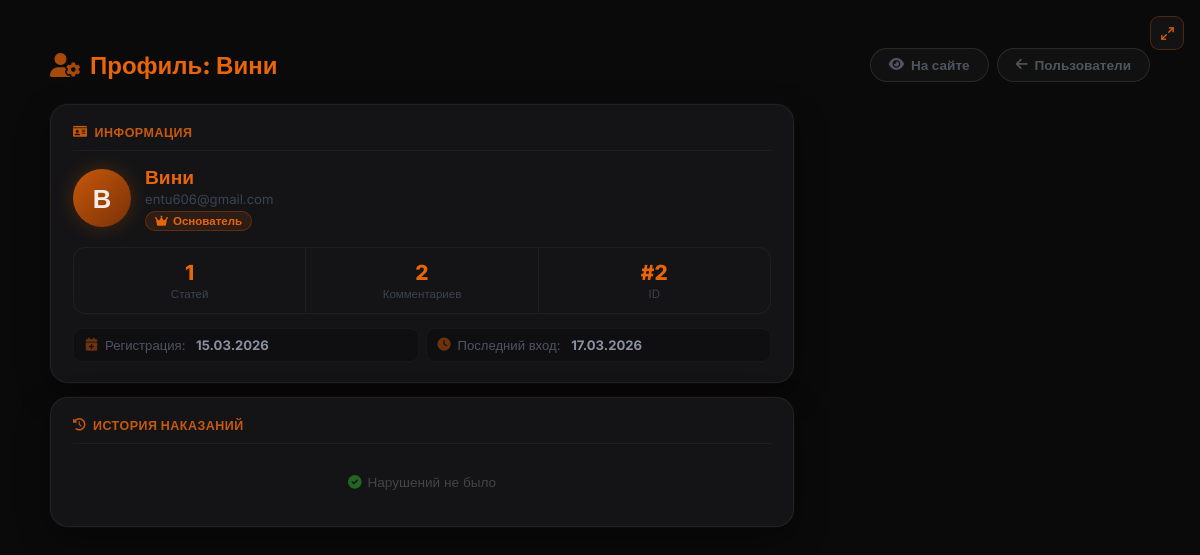
/admin/user/2 (signed in), run on an earlier commit of the app's database.
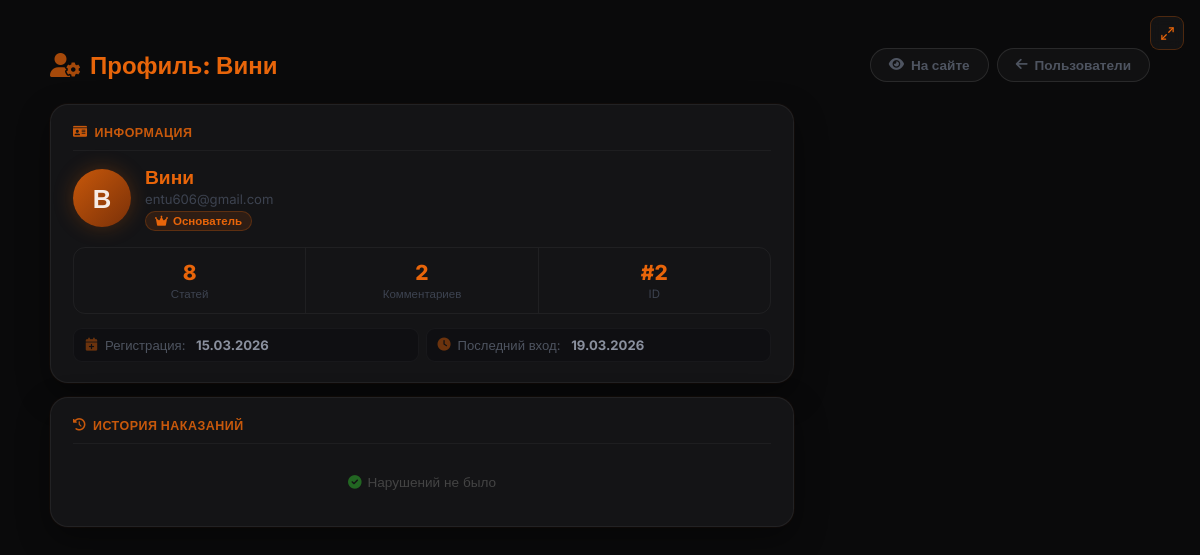
And on a later commit of the database.
### models.py (models this page shows, shortened)
class User(db.Model, UserMixin):
    __tablename__ = 'users'
    id             = db.Column(db.Integer, primary_key=True)
    username       = db.Column(db.String(80),  unique=True, nullable=False)
    email          = db.Column(db.String(120), unique=True, nullable=False)
    password_hash  = db.Column(db.String(256), nullable=False)
    role           = db.Column(db.Integer, default=0)
    created_at     = db.Column(db.DateTime, default=datetime.utcnow)   # дата регистрации
    last_seen      = db.Column(db.DateTime, default=datetime.utcnow)
    banned_until   = db.Column(db.DateTime, nullable=True)
    ban_reason     = db.Column(db.String(500), nullable=True)
    banned_by_id   = db.Column(db.Integer, db.ForeignKey('users.id'), nullable=True)
    recovery_key   = db.Column(db.String(256), nullable=True)
    avatar         = db.Column(db.String(300), nullable=True)
    terms_agreed   = db.Column(db.Boolean, default=False)
    privacy_agreed = db.Column(db.Boolean, default=False)
    articles       = db.relationship('Article',  backref='author',     lazy='dynamic', foreign_keys='Article.author_id')
    comments       = db.relationship('Comment',  backref='author',     lazy='dynamic', foreign_keys='Comment.author_id')
    votes          = db.relationship('Vote',     backref='user',       lazy='dynamic')
    extra_pages    = db.relationship('ExtraPage', backref='author',    lazy='dynamic', foreign_keys='ExtraPage.author_id')
    comment_reactions = db.relationship('CommentReaction', backref='user', lazy='dynamic')
    def is_banned(self):
        if self.banned_until and self.banned_until > datetime.utcnow():
            return True
        return False
    def can_ban(self, target):
        if self.role < 3:
            return False
        if target.role >= self.role:
            return False
        return True
    def can_mute(self, target):
        if self.role < 1:
            return False
        if target.role >= self.role:
            return False
        return True

### app.py (the view)
@app.route('/admin/user/<int:user_id>')
@login_required
@mod_required
def admin_user_profile(user_id):
    target_user = User.query.get_or_404(user_id)
    history     = PenaltyHistory.query.filter_by(user_id=user_id).order_by(PenaltyHistory.created_at.desc()).all()
    muted_ids   = {m.user_id for m in Mute.query.filter(Mute.muted_until > datetime.utcnow()).all()}
    user_perm   = UserPermission.get_or_create(user_id) if current_user.role >= 4 else None
    return render_template('admin/user_profile.html', user=target_user, history=history,
                           muted_ids=muted_ids, user_perm=user_perm)

### app.py (called while the page is built)
@login_manager.user_loader
def load_user(user_id):
    return User.query.get(int(user_id))

@app.before_request
def update_last_seen():
    if current_user.is_authenticated:
        current_user.last_seen = datetime.utcnow()
        db.session.commit()

@app.after_request
def add_security_headers(response):
    response.headers['X-Content-Type-Options'] = 'nosniff'
    response.headers['X-Frame-Options']        = 'DENY'
    response.headers['X-XSS-Protection']       = '1; mode=block'
    response.headers.pop('Server', None)
    response.headers.pop('X-Powered-By', None)
    return response

def mod_required(f):
    from functools import wraps
    @wraps(f)
    def decorated(*args, **kwargs):
        if not current_user.is_authenticated or current_user.role < 3: abort(403)
        return f(*args, **kwargs)
    return decorated

### models.py (called while the page is built)
    @staticmethod
    def get_or_create(user_id):
        perm = UserPermission.query.filter_by(user_id=user_id).first()
        if not perm:
            perm = UserPermission(user_id=user_id)
            db.session.add(perm)
            db.session.commit()
        return perm

### templates/admin/user_profile.html (shortened to what the changed rows need)
{% extends "base.html" %}
{% block content %}
<div class="admin-user-root">
<div class="admin-user-inner">
    <div class="page-header">
        <h1 class="page-title">
            <i class="fas fa-user-cog" style="opacity:0.7;"></i>
            Профиль: {{ user.username }}
        </h1>
        <div class="header-btns">
            <a href="{{ url_for('profile', username=user.username) }}" class="btn btn-outline" target="_blank">
            </a>
            <a href="{{ url_for('admin_users') }}" class="btn btn-outline">
            </a>
        </div>
    </div>
    <div class="main-grid">
        <div>
            <div class="card">
                <div class="user-top">
                    <div class="user-avatar">{{ user.username[0] }}</div>
                    <div>
                        <div class="user-name">{{ user.username }}</div>
                        <div class="user-email">{{ user.email }}</div>
                        {% set rmap = {0:('Участник','r0','fas fa-user'),1:('Модератор','r1','fas fa-shield-alt'),2:('Редактор','r2','fas fa-pen'),3:('Ст. Модератор','r3','fas fa-user-shield'),4:('Основатель','r4','fas fa-crown')} %}
                        {% set rname,rcls,ricon = rmap.get(user.role,('Участник','r0','fas fa-user')) %}
                        <div class="role-badge {{ rcls }}"><i class="{{ ricon }}"></i> {{ rname }}</div>
                    </div>
                </div>
                <div class="stats-row">
                    <div class="stat-box"><span class="stat-n">{{ user.articles.count() }}</span><div class="stat-l">Статей</div></div>
                    <div class="stat-box"><span class="stat-n">#{{ user.id }}</span><div class="stat-l">ID</div></div>
                </div>
                <div class="info-grid">
                    <div class="info-row"><i class="fas fa-calendar-plus"></i>Регистрация:&nbsp;<strong>{% if user.created_at %}{{ user.created_at.strftime('%d.%m.%Y') }}{% else %}—{% endif %}</strong></div>
                    <div class="info-row"><i class="fas fa-clock"></i>Последний вход:&nbsp;<strong>{% if user.last_seen %}{{ user.last_seen.strftime('%d.%m.%Y') }}{% else %}—{% endif %}</strong></div>
                </div>
            </div>
        </div>
    </div>
</div>
</div>
{% endblock %}

What changed in the data, as far as the page shows it:
changed User "Вини": last_seen "17.03.2026" → "19.03.2026"
Also different on the page:
{{ user.articles.count() }}: "1" → "8"
